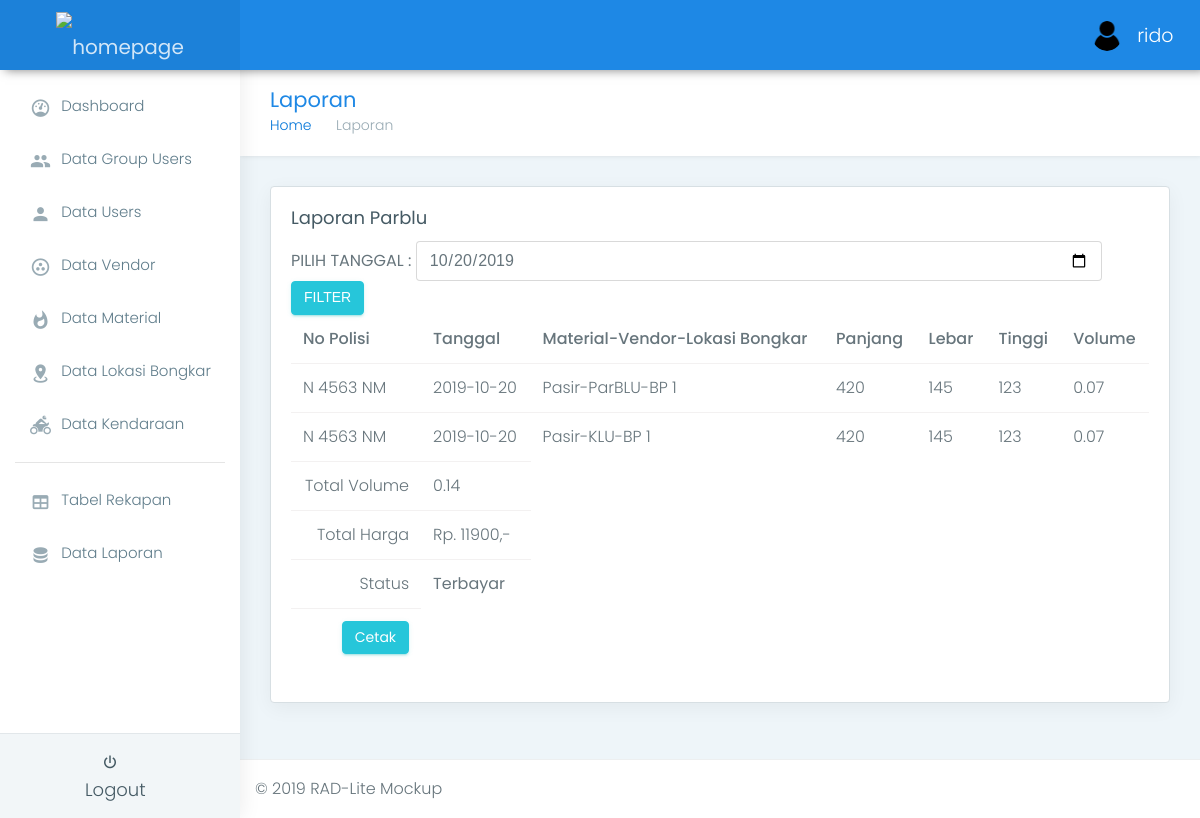
The app's page /parblu/admin/html/datalaporan.php?tanggal=2019-10-20 (signed in) with its own data.
### tables this page shows
CREATE TABLE `user` (
  `USER_ID` int(11) NOT NULL,
  `GROUP_ID` int(11) NOT NULL,
  `USERNAME` varchar(100) NOT NULL,
  `PASSWORD` varchar(100) NOT NULL,
  `EMAIL` varchar(100) DEFAULT NULL,
  `ALAMAT` varchar(1000) DEFAULT NULL,
  `NO_HP` varchar(20) NOT NULL,
  `FOTO_KTP` varchar(1000) NOT NULL,
  `JENIS_KELAMIN` varchar(20) NOT NULL
);

CREATE TABLE `laporan` (
  `LAPORAN_ID` int(11) NOT NULL,
  `DATA_ID` int(11) NOT NULL,
  `LAPORAN_NAMA` varchar(100) NOT NULL,
  `LAPORAN_TANGGAL` date DEFAULT NULL,
  `LAPORAN_STATUS` varchar(50) DEFAULT NULL,
  `LAPORAN_VOLUME` float DEFAULT NULL
);

CREATE TABLE `kendaraan` (
  `KENDARAAN_ID` int(11) NOT NULL,
  `NOPOL` varchar(10) NOT NULL,
  `PANJANG_KENDARAAN` float DEFAULT NULL,
  `LEBAR_KENDARAAN` float DEFAULT NULL,
  `TINGGI_KENDARAAN` float DEFAULT NULL
);

CREATE TABLE `data` (
  `DATA_ID` int(11) NOT NULL,
  `KENDARAAN_ID` int(11) NOT NULL,
  `USER_ID` int(11) NOT NULL,
  `VENDOR_ID` int(11) NOT NULL,
  `MATERIAL_ID` int(11) NOT NULL,
  `LOKASI_ID` int(11) NOT NULL,
  `DATA_TANGGAL` date NOT NULL,
  `DATA_VOLUME` float DEFAULT NULL,
  `DATA_HARGA` int(11) NOT NULL,
  `DATA_STATUS` varchar(50) DEFAULT NULL,
  `DATA_FOTO` varchar(1000) NOT NULL
);

### parblu/admin/html/datalaporan.php (the view, shortened to what this page needs)
<?php
include 'koneksi.php';
$queryUser = mysqli_query($mysqli, "SELECT * FROM user WHERE USER_ID = $_SESSION[USER_ID]");
$showUser = mysqli_fetch_array($queryUser);
?>
<!DOCTYPE html>
<html lang="en">
<head>
    <link href="../assets/plugins/bootstrap/css/bootstrap.min.css" rel="stylesheet">
    <link href="css/style.css" rel="stylesheet">
    <link href="css/colors/blue.css" id="theme" rel="stylesheet">
</head>
<body class="fix-header fix-sidebar card-no-border">
    <div id="main-wrapper">
        <?php
        include("nav1.php");
        ?>
        <div class="page-wrapper">
            <div class="container-fluid">
                <div class="row page-titles">
                    <div class="col-md-5 col-8 align-self-center">
                        <h3 class="text-themecolor m-b-0 m-t-0">Laporan</h3>
                        <ol class="breadcrumb">
                            <li class="breadcrumb-item"><a href="javascript:void(0)">Home</a></li>
                            <li class="breadcrumb-item active">Laporan</li>
                        </ol>
                    </div>
                </div>
                <div class="row">
                    <div class="col-lg-12">
                        <?php
                        $hasil = 0;
                        ?>
                        <div class="card">
                            <div class="card-block">
                                <h4 class="card-title">Laporan Parblu</h4>
                                <form method="GET">
                                    <label>PILIH TANGGAL : </label>
                                    <input type="date" name="tanggal" class="form-control" style="max-width:80%" value="<?php echo $_GET['tanggal'] ?>">
                                    <input type="submit" class="btn btn-success" value="FILTER">
                                </form>
                                <div class="table-responsive">
                                    <?php if (isset($_GET['tanggal'])) {
                                           $tgl = $_GET['tanggal'];
                                           $query1 = mysqli_query($mysqli, "SELECT * FROM
                                       laporan as laporan
                                       inner join data as dat
                                       on laporan.DATA_ID = dat.DATA_ID
                                       inner join kendaraan as kend
                                       on kend.KENDARAAN_ID = dat.KENDARAAN_ID
                                       inner join vendor as vend
                                       on vend.VENDOR_ID = dat.VENDOR_ID
                                       inner join material as mat
                                       on mat.MATERIAL_ID = dat.MATERIAL_ID
                                       inner join lokasi as lok
                                       on lok.LOKASI_ID = dat.LOKASI_ID where DATA_TANGGAL='$tgl'");
                                            $row = mysqli_num_rows($query1);
                                           if ($row==0) {
                                               echo "<h5 style='margin-top: 20px;'>Data Kosong!</h5>";
                                           }else{
                                        ?>
                                        <table class="table">
                                            <thead>
                                                <tr>
                                                    <th>No Polisi</th>
                                                    <th>Tanggal</th>
                                                    <th>Material-Vendor-Lokasi Bongkar</th>
                                                    <th>Panjang</th>
                                                    <th>Lebar</th>
                                                    <th>Tinggi</th>
                                                    <th>Volume</th>
                                                </tr>
                                            </thead>
                                            <tbody>
                                                <?php
                                                    while ($show = mysqli_fetch_array($query1)) {
                                                        ?>
                                                    <tr>
                                                        <td><?php echo $show['NOPOL']; ?></td>
                                                        <td><?php echo $show['LAPORAN_TANGGAL']; ?></td>
                                                        <td><?php echo $show['LAPORAN_NAMA']; ?></td>
                                                        <td><?php echo $show['PANJANG_KENDARAAN']; ?></td>
                                                        <td><?php echo $show['LEBAR_KENDARAAN']; ?></td>
                                                        <td><?php echo $show['TINGGI_KENDARAAN']; ?></td>
                                                        <td><?php echo $show['DATA_VOLUME']; ?></td>
                                                    </tr>
                                                <?php
                                                        $hasil += $show['DATA_VOLUME'];
                                                    }
                                                    ?>
                                            </tbody>
                                            <tfoot>
                                                <tr>
                                                    <td colspan="1" class="text-right">Total Volume </td>
                                                    <td colspan=""><?php echo $hasil ?></td>
                                                </tr>
                                                <tr>
                                                    <td colspan="1" class="text-right">Total Harga </td>
                                                    <?php
                                                        if (isset($_POST['hitung'])) {
                                                            $harga = $_POST['harga'];
                                                            $harga *= $hasil;
                                                            $query_u = mysqli_query($mysqli, "UPDATE data SET DATA_HARGA='$harga' WHERE DATA_TANGGAL='$tgl'") or die("Sql salah : " . mysqli_error($mysqli));
                                                            $query = mysqli_query($mysqli, "SELECT * FROM
                                                data where DATA_TANGGAL='$tgl'");
                                                            $data = mysqli_fetch_array($query);
                                                            ?>
                                                        <td colspan=""><span id="total_harga1">Rp. <?php echo $data['DATA_HARGA'] ?>,-</span></td>
                                                    <?php
                                                        } else {
                                                            $query = mysqli_query($mysqli, "SELECT * FROM
                                                data where DATA_TANGGAL='$tgl'");
                                                            $data = mysqli_fetch_array($query);
                                                            ?>
                                                        <td colspan=""><span id="total_harga1">Rp. <?php echo $data['DATA_HARGA'] ?>,-</span></td>
                                                    <?php
                                                        }
                                                        ?>
                                                </tr>
                                                <tr>
                                                    <td colspan="1" class="text-right">Status </td>
                                                    <td colspan="">
                                                        <?php
                                                            $query_status = mysqli_query($mysqli, "SELECT * FROM
                                                            data where DATA_TANGGAL='$tgl'");
                                                            $data_status = mysqli_fetch_array($query_status);
                                                            ?>
                                                        <b id="status_text1"><?php echo $data_status['DATA_STATUS'] ?></b>
                                                    </td>
                                                </tr>
                                                <tr>
                                                    <td colspan="1" class="text-right"><a class="btn btn-success" href="cetak.php?tgl_cetak=<?php echo $tgl ?>">Cetak</a> </td>
                                                </tr>
                                            </tfoot>
                                        </table>
                                    <?php
                                                    }
                                    } ?>
                                </div>
                            </div>
                        </div>
                    </div>
                </div>
            </div>
            <footer class="footer"> © 2019 RAD-Lite Mockup </footer>
        </div>
    </div>
</body>
</html>

### parblu/admin/html/nav1.php (shortened to what this page needs)
<header class="topbar">
            <nav class="navbar top-navbar navbar-toggleable-sm navbar-light">
                <div class="navbar-header">
                    <a class="navbar-brand" href="index.php">
                        <b>
                            <img src="parblu.png" style="height: 50px" alt="homepage" class="light-logo" />
                        </b>
                </div>
                <div class="navbar-collapse">
                    <ul class="navbar-nav mr-auto mt-md-0">
                        <li class="nav-item"> <a class="nav-link nav-toggler hidden-md-up text-muted waves-effect waves-dark" href="javascript:void(0)"><i class="mdi mdi-menu"></i></a> </li>
                    </ul>
                    <ul class="navbar-nav my-lg-0">
                        <li class="nav-item dropdown">
                            <a class="nav-link dropdown-toggle text-muted waves-effect waves-dark" href="" data-toggle="dropdown" aria-haspopup="true" aria-expanded="false">
                                <img src="../assets/images/users/user.png" alt="user" class="profile-pic m-r-10" />
                                <?php echo $showUser['USERNAME'];?></a>
                        </li>
                    </ul>
                </div>
            </nav>
        </header>
        <aside class="left-sidebar">
            <div class="scroll-sidebar">
                <nav class="sidebar-nav">
                <ul id="sidebarnav">
		<li>
			<a class="waves-effect waves-dark" href="index.php" aria-expanded="false">
				<i class="mdi mdi-gauge"></i>
				<span class="hide-menu">Dashboard</span>
			</a>
		</li>
		<li>
			<a class="waves-effect waves-dark" href="datagroup.php" aria-expanded="false">
				<i class="mdi mdi-account-multiple"></i>
				<span class="hide-menu">Data Group Users</span>
			</a>
		</li>
		<li>
			<a class="waves-effect waves-dark" href="datauser.php" aria-expanded="false">
				<i class="mdi mdi-account"></i>
				<span class="hide-menu">Data Users</span>
			</a>
		</li>
		<li>
			<a class="waves-effect waves-dark" href="datavendor.php" aria-expanded="false">
				<i class="mdi mdi-google-circles-communities"></i>
				<span class="hide-menu">Data Vendor</span>
			</a>
        </li>
        <li>
			<a class="waves-effect waves-dark" href="datamaterial.php" aria-expanded="false">
				<i class="mdi mdi-fire"></i>
				<span class="hide-menu">Data Material</span>
			</a>
        </li>
        <li>
			<a class="waves-effect waves-dark" href="datalokasibongkar.php" aria-expanded="false">
				<i class="mdi mdi-map-marker-radius"></i>
				<span class="hide-menu">Data Lokasi Bongkar</span>
			</a>
        </li>
        <li>
			<a class="waves-effect waves-dark" href="datakendaraan.php" aria-expanded="false">
				<i class="mdi mdi-motorbike"></i>
				<span class="hide-menu">Data Kendaraan</span>
			</a>
        </li>
        <hr>
		<li>
			<a class="waves-effect waves-dark" href="rekapdata.php" aria-expanded="false">
            <i class="mdi mdi-table"></i>
                <span class="hide-menu">Tabel Rekapan</span>
			</a>
		</li>
		<li>
			<a class="waves-effect waves-dark" href="datalaporan.php" aria-expanded="false">
            <i class="mdi mdi-database"></i>
				<span class="hide-menu">Data Laporan</span>
			</a>
		</li>
	</ul>
                </nav>
            </div>
            <div class="sidebar-footer">
                <a style="margin-left: 70px;" href="../../logout.php" class="link" data-toggle="tooltip" title="Logout"><i class="mdi mdi-power"></i>Logout</a> </div>
        </aside>

### parblu/admin/html/css/colors/blue.css (style rules this page uses)
.topbar { background: #1e88e5; }
.topbar .navbar-header { background: rgba(0, 0, 0, 0.05); }
.topbar .top-navbar .navbar-header .navbar-brand .light-logo { display: inline-block; color: rgba(255, 255, 255, 0.8); }
.topbar .navbar-light .navbar-nav .nav-item > a.nav-link { color: #ffffff !important; }
.text-themecolor { color: #1e88e5 !important; }
.sidebar-nav { background: #fff; }
.sidebar-nav ul li a { color: #607d8b; }
.sidebar-nav > ul > li > a i { color: #99abb4; }

### records on screen
user: USERNAME "rido"
laporan: kendaraan.NOPOL "N 4563 NM", LAPORAN_TANGGAL "2019-10-20", LAPORAN_NAMA "Pasir-ParBLU-BP 1", kendaraan.PANJANG_KENDARAAN "420", kendaraan.LEBAR_KENDARAAN "145", kendaraan.TINGGI_KENDARAAN "123", DATA_ID.DATA_VOLUME "0.07"
laporan: kendaraan.NOPOL "N 4563 NM", LAPORAN_TANGGAL "2019-10-20", LAPORAN_NAMA "Pasir-KLU-BP 1", kendaraan.PANJANG_KENDARAAN "420", kendaraan.LEBAR_KENDARAAN "145", kendaraan.TINGGI_KENDARAAN "123", DATA_ID.DATA_VOLUME "0.07"
data: DATA_HARGA "11900", DATA_STATUS "Terbayar"

### other values on screen
$hasil "0.14"
